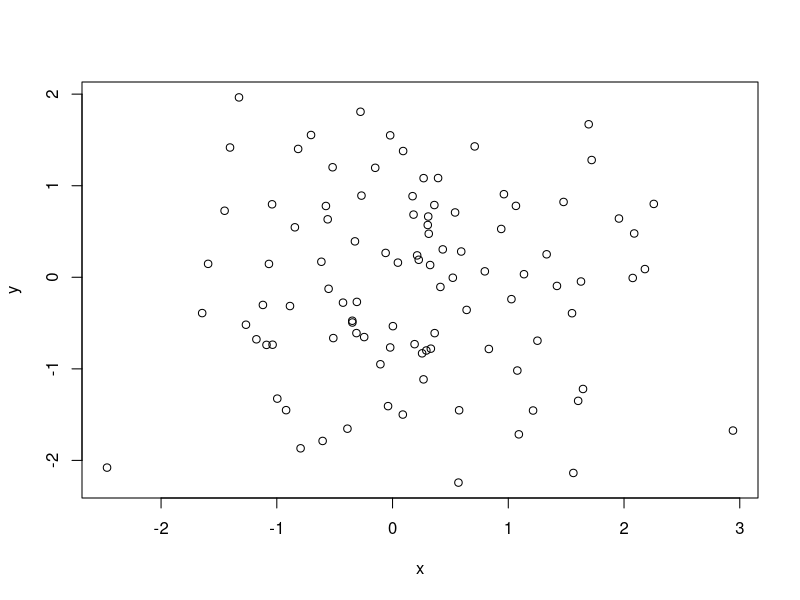
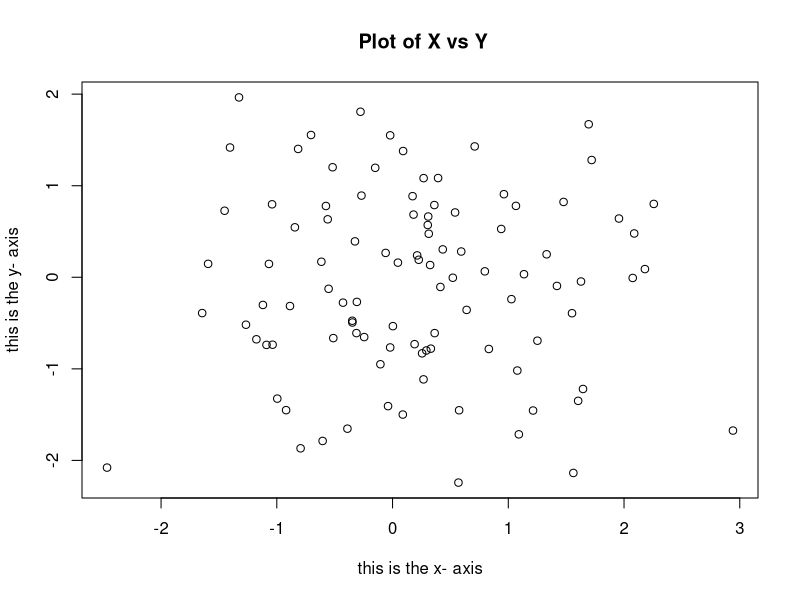
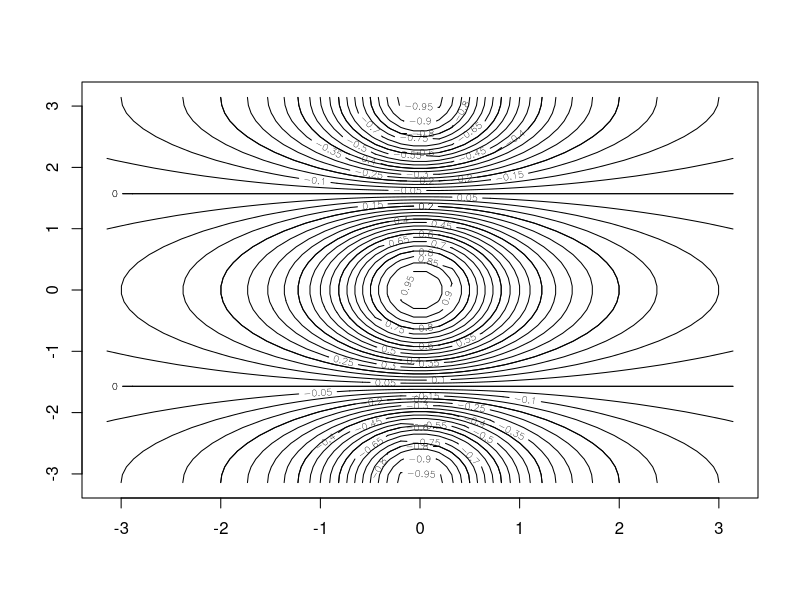
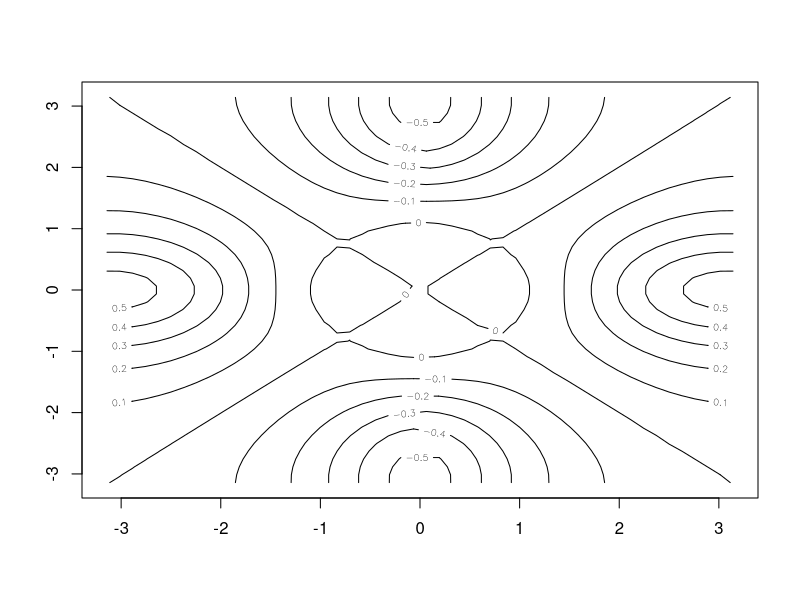
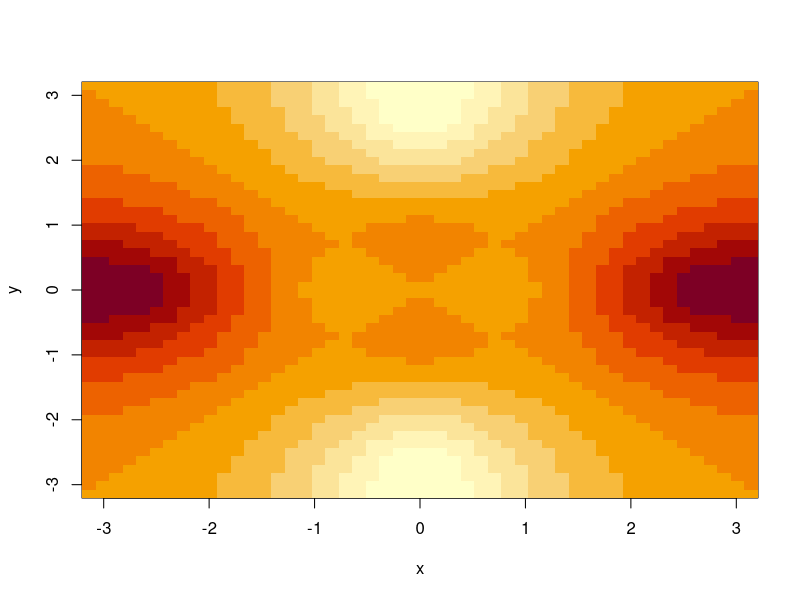
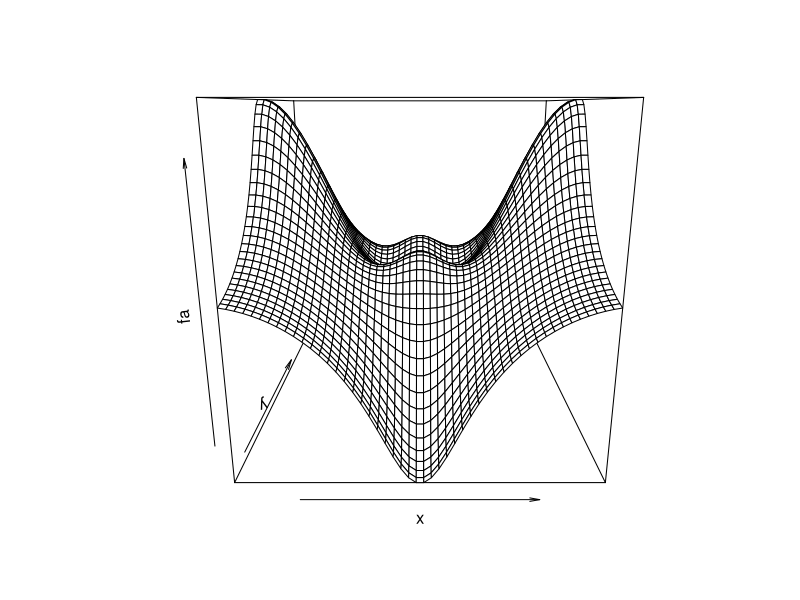
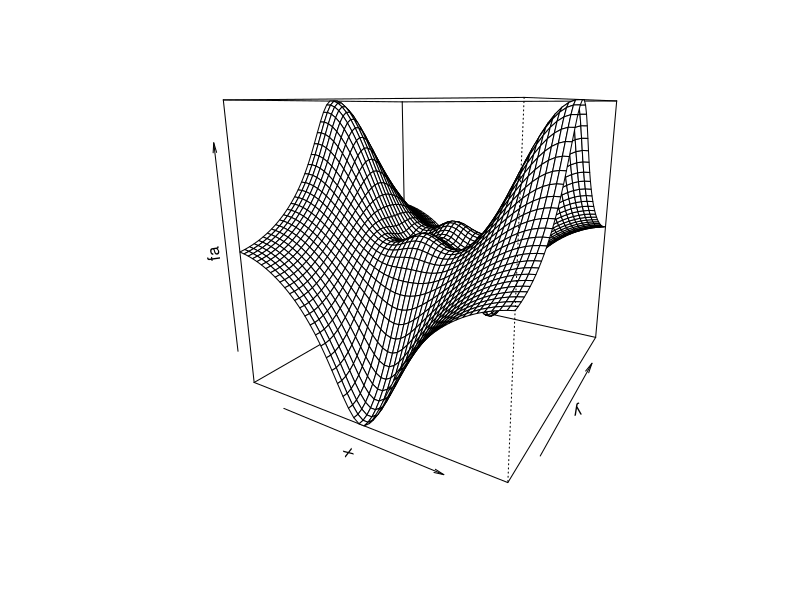
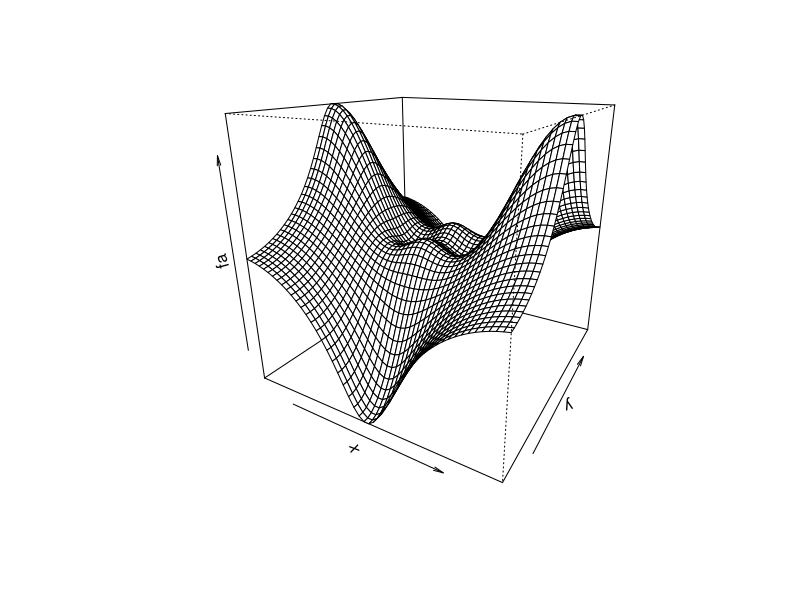

Here is the R script that generated these plots, in order:
#The plot() function is the primary way to plot data in R.

# plot(x, y) produces a scatterplot of the numbers in x versus the numbers in y.

x = rnorm(100)
y = rnorm(100)

plot(x,y)

# for adding labels to axis 
plot (x, y, xlab = " this is the x- axis ",
      ylab = " this is the y- axis ",
      main = " Plot of X vs Y")

# to create a pdf, we use the pdf() function
pdf("Figure.pdf")
plot(x,y,col = "green")

# The function dev.off() indicates to R that we are done creating the plot.
dev.off()

# The function seq() can be used to create a sequence of numbers.

x = seq(1,10)


# contour() produces a contour plot in 3 dimensions

x <- seq (-pi, pi, length = 50)
y = x 
f <- outer(x,y,function(x,y) cos(y)/(1 + x^2))
contour(x,y,f)
contour (x, y, f, nlevels = 45, add = T)

fa <- (f - t(f)) / 2
contour (x, y, fa, nlevels = 15)


# The image() function works the same way as contour(), except it's colored
image (x, y, fa)

# Persp() can be used to produce a three-dimensional plots
persp (x, y, fa)
persp (x, y, fa , theta = 30)
persp (x, y, fa , theta = 30, phi = 20)
persp (x, y, fa , theta = 30, phi = 40)

